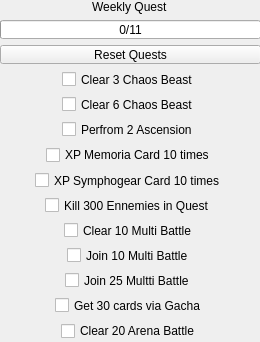
<?xml version="1.0" encoding="UTF-8"?>
<ui version="4.0">
 <class>weekly</class>
 <widget class="QWidget" name="weekly">
  <property name="geometry">
   <rect>
    <x>0</x>
    <y>0</y>
    <width>260</width>
    <height>342</height>
   </rect>
  </property>
  <property name="windowTitle">
   <string>Weekly Quests</string>
  </property>
  <widget class="QWidget" name="verticalLayoutWidget_3">
   <property name="geometry">
    <rect>
     <x>0</x>
     <y>0</y>
     <width>261</width>
     <height>341</height>
    </rect>
   </property>
   <layout class="QVBoxLayout" name="verticalLayout_4">
    <item alignment="Qt::AlignHCenter|Qt::AlignVCenter">
     <widget class="QLabel" name="label_10">
      <property name="text">
       <string>Weekly Quest</string>
      </property>
     </widget>
    </item>
    <item>
     <widget class="QProgressBar" name="Week">
      <property name="maximum">
       <number>11</number>
      </property>
      <property name="value">
       <number>0</number>
      </property>
      <property name="format">
       <string>%v/11</string>
      </property>
     </widget>
    </item>
    <item>
     <widget class="QPushButton" name="Reset_Week">
      <property name="text">
       <string>Reset Quests</string>
      </property>
     </widget>
    </item>
    <item alignment="Qt::AlignHCenter">
     <widget class="QCheckBox" name="Week1">
      <property name="text">
       <string>Clear 3 Chaos Beast</string>
      </property>
      <property name="autoExclusive">
       <bool>false</bool>
      </property>
     </widget>
    </item>
    <item alignment="Qt::AlignHCenter">
     <widget class="QCheckBox" name="Week2">
      <property name="text">
       <string>Clear 6 Chaos Beast</string>
      </property>
      <property name="autoExclusive">
       <bool>false</bool>
      </property>
     </widget>
    </item>
    <item alignment="Qt::AlignHCenter">
     <widget class="QCheckBox" name="Week3">
      <property name="text">
       <string>Perfrom 2 Ascension</string>
      </property>
      <property name="autoExclusive">
       <bool>false</bool>
      </property>
     </widget>
    </item>
    <item alignment="Qt::AlignHCenter">
     <widget class="QCheckBox" name="Week4">
      <property name="text">
       <string>XP Memoria Card 10 times</string>
      </property>
      <property name="autoExclusive">
       <bool>false</bool>
      </property>
     </widget>
    </item>
    <item alignment="Qt::AlignHCenter">
     <widget class="QCheckBox" name="Week5">
      <property name="text">
       <string>XP Symphogear Card 10 times</string>
      </property>
      <property name="autoExclusive">
       <bool>false</bool>
      </property>
     </widget>
    </item>
    <item alignment="Qt::AlignHCenter">
     <widget class="QCheckBox" name="Week6">
      <property name="text">
       <string>Kill 300 Ennemies in Quest</string>
      </property>
      <property name="autoExclusive">
       <bool>false</bool>
      </property>
     </widget>
    </item>
    <item alignment="Qt::AlignHCenter">
     <widget class="QCheckBox" name="Week7">
      <property name="text">
       <string>Clear 10 Multi Battle</string>
      </property>
      <property name="autoExclusive">
       <bool>false</bool>
      </property>
     </widget>
    </item>
    <item alignment="Qt::AlignHCenter">
     <widget class="QCheckBox" name="Week8">
      <property name="text">
       <string>Join 10 Multi Battle</string>
      </property>
      <property name="autoExclusive">
       <bool>false</bool>
      </property>
     </widget>
    </item>
    <item alignment="Qt::AlignHCenter">
     <widget class="QCheckBox" name="Week9">
      <property name="text">
       <string>Join 25 Multti Battle</string>
      </property>
      <property name="autoExclusive">
       <bool>false</bool>
      </property>
     </widget>
    </item>
    <item alignment="Qt::AlignHCenter">
     <widget class="QCheckBox" name="Week10">
      <property name="text">
       <string>Get 30 cards via Gacha</string>
      </property>
      <property name="autoExclusive">
       <bool>false</bool>
      </property>
     </widget>
    </item>
    <item alignment="Qt::AlignHCenter">
     <widget class="QCheckBox" name="Week11">
      <property name="text">
       <string>Clear 20 Arena Battle</string>
      </property>
      <property name="autoExclusive">
       <bool>false</bool>
      </property>
     </widget>
    </item>
   </layout>
  </widget>
 </widget>
 <resources/>
 <connections>
  <connection>
   <sender>Week2</sender>
   <signal>toggled(bool)</signal>
   <receiver>Week1</receiver>
   <slot>setChecked(bool)</slot>
   <hints>
    <hint type="sourcelabel">
     <x>75</x>
     <y>122</y>
    </hint>
    <hint type="destinationlabel">
     <x>100</x>
     <y>101</y>
    </hint>
   </hints>
  </connection>
  <connection>
   <sender>Week9</sender>
   <signal>toggled(bool)</signal>
   <receiver>Week8</receiver>
   <slot>setChecked(bool)</slot>
   <hints>
    <hint type="sourcelabel">
     <x>150</x>
     <y>286</y>
    </hint>
    <hint type="destinationlabel">
     <x>154</x>
     <y>267</y>
    </hint>
   </hints>
  </connection>
 </connections>
</ui>
